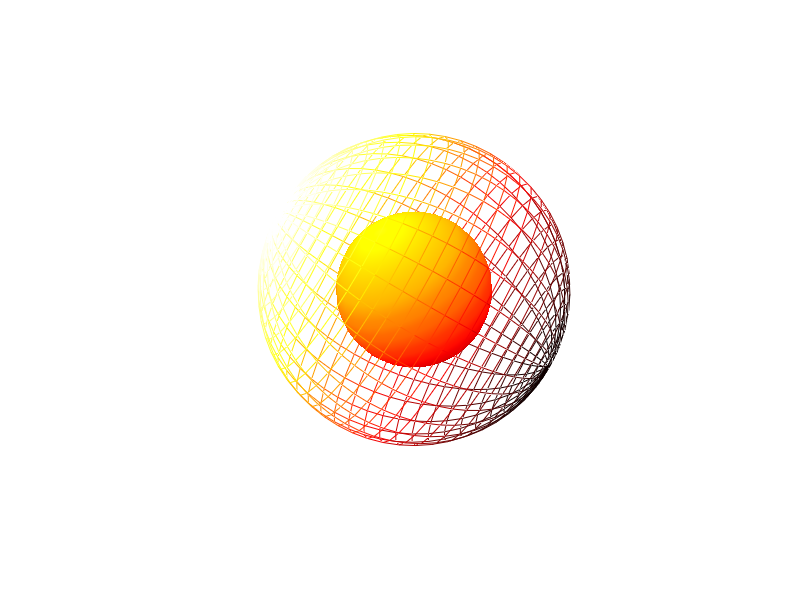

Recreate this plot in MATLAB.
[X0,Y0,Z0]=sphere(30);
X=2*X0;Y=2*Y0;Z=2*Z0;
figure;
NN=surf(X0,Y0,Z0);
shading interp
hold on
WWW=mesh(X,Y,Z);colormap(hot)
hold off
hidden off
axis equal;axis off
n=12;
for i=1:n
    rotate(NN,[0 0.5 1],25)
    drawnow
    smallFrames(i)=getframe(gcf);
    rotate(WWW,[0.5 0.5 0],25)
    drawnow
    largeFrames(i)=getframe(gcf);
end
movie(smallFrames,5,10)
movie(largeFrames,5,10)
